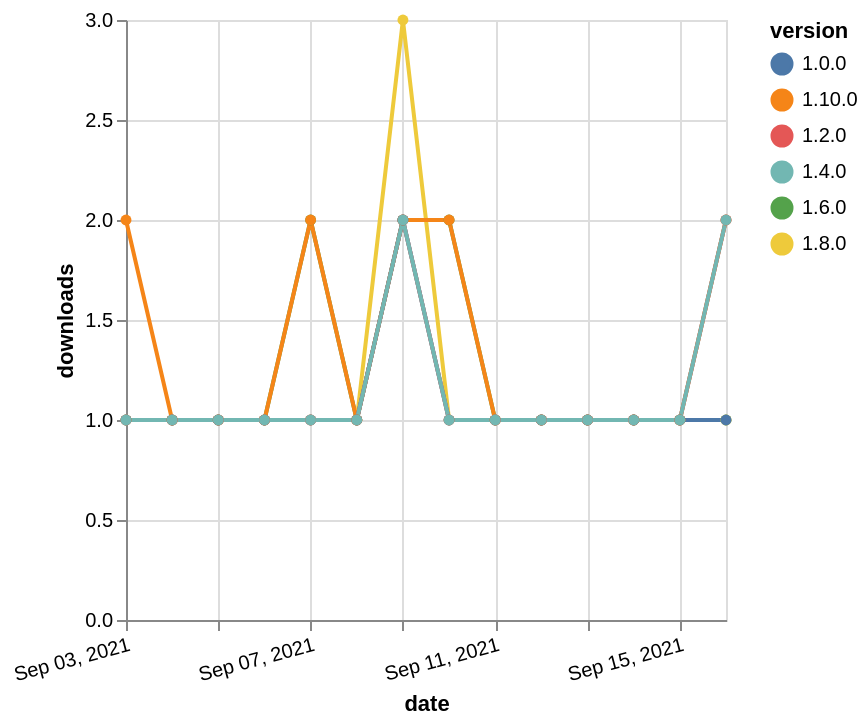

The specification (Vega-Lite) saved for this image:
### Vega-Lite specification from a JSON file in a GitHub repository (floating-point values rounded to 4 significant figures)
{"$schema": "https://vega.github.io/schema/vega-lite/v5.json", "description": "A simple bar chart with embedded data.", "data": {"values": [{"date": "2021-09-03", "total": 197, "delta": 1, "version": "1.6.0"}, {"date": "2021-09-04", "total": 198, "delta": 1, "version": "1.6.0"}, {"date": "2021-09-05", "total": 199, "delta": 1, "version": "1.6.0"}, {"date": "2021-09-06", "total": 200, "delta": 1, "version": "1.6.0"}, {"date": "2021-09-07", "total": 202, "delta": 2, "version": "1.6.0"}, {"date": "2021-09-08", "total": 203, "delta": 1, "version": "1.6.0"}, {"date": "2021-09-09", "total": 205, "delta": 2, "version": "1.6.0"}, {"date": "2021-09-10", "total": 207, "delta": 2, "version": "1.6.0"}, {"date": "2021-09-11", "total": 208, "delta": 1, "version": "1.6.0"}, {"date": "2021-09-12", "total": 209, "delta": 1, "version": "1.6.0"}, {"date": "2021-09-13", "total": 210, "delta": 1, "version": "1.6.0"}, {"date": "2021-09-14", "total": 211, "delta": 1, "version": "1.6.0"}, {"date": "2021-09-15", "total": 212, "delta": 1, "version": "1.6.0"}, {"date": "2021-09-16", "total": 213, "delta": 1, "version": "1.6.0"}, {"date": "2021-09-03", "total": 231, "delta": 1, "version": "1.8.0"}, {"date": "2021-09-04", "total": 232, "delta": 1, "version": "1.8.0"}, {"date": "2021-09-05", "total": 233, "delta": 1, "version": "1.8.0"}, {"date": "2021-09-06", "total": 234, "delta": 1, "version": "1.8.0"}, {"date": "2021-09-07", "total": 235, "delta": 1, "version": "1.8.0"}, {"date": "2021-09-08", "total": 236, "delta": 1, "version": "1.8.0"}, {"date": "2021-09-09", "total": 239, "delta": 3, "version": "1.8.0"}, {"date": "2021-09-10", "total": 240, "delta": 1, "version": "1.8.0"}, {"date": "2021-09-11", "total": 241, "delta": 1, "version": "1.8.0"}, {"date": "2021-09-12", "total": 242, "delta": 1, "version": "1.8.0"}, {"date": "2021-09-13", "total": 243, "delta": 1, "version": "1.8.0"}, {"date": "2021-09-14", "total": 244, "delta": 1, "version": "1.8.0"}, {"date": "2021-09-15", "total": 245, "delta": 1, "version": "1.8.0"}, {"date": "2021-09-16", "total": 246, "delta": 1, "version": "1.8.0"}, {"date": "2021-09-03", "total": 140, "delta": 2, "version": "1.10.0"}, {"date": "2021-09-04", "total": 141, "delta": 1, "version": "1.10.0"}, {"date": "2021-09-05", "total": 142, "delta": 1, "version": "1.10.0"}, {"date": "2021-09-06", "total": 143, "delta": 1, "version": "1.10.0"}, {"date": "2021-09-07", "total": 145, "delta": 2, "version": "1.10.0"}, {"date": "2021-09-08", "total": 146, "delta": 1, "version": "1.10.0"}, {"date": "2021-09-09", "total": 148, "delta": 2, "version": "1.10.0"}, {"date": "2021-09-10", "total": 150, "delta": 2, "version": "1.10.0"}, {"date": "2021-09-11", "total": 151, "delta": 1, "version": "1.10.0"}, {"date": "2021-09-12", "total": 152, "delta": 1, "version": "1.10.0"}, {"date": "2021-09-13", "total": 153, "delta": 1, "version": "1.10.0"}, {"date": "2021-09-14", "total": 154, "delta": 1, "version": "1.10.0"}, {"date": "2021-09-15", "total": 155, "delta": 1, "version": "1.10.0"}, {"date": "2021-09-16", "total": 157, "delta": 2, "version": "1.10.0"}, {"date": "2021-09-03", "total": 274, "delta": 1, "version": "1.0.0"}, {"date": "2021-09-04", "total": 275, "delta": 1, "version": "1.0.0"}, {"date": "2021-09-05", "total": 276, "delta": 1, "version": "1.0.0"}, {"date": "2021-09-06", "total": 277, "delta": 1, "version": "1.0.0"}, {"date": "2021-09-07", "total": 278, "delta": 1, "version": "1.0.0"}, {"date": "2021-09-08", "total": 279, "delta": 1, "version": "1.0.0"}, {"date": "2021-09-09", "total": 281, "delta": 2, "version": "1.0.0"}, {"date": "2021-09-10", "total": 282, "delta": 1, "version": "1.0.0"}, {"date": "2021-09-11", "total": 283, "delta": 1, "version": "1.0.0"}, {"date": "2021-09-12", "total": 284, "delta": 1, "version": "1.0.0"}, {"date": "2021-09-13", "total": 285, "delta": 1, "version": "1.0.0"}, {"date": "2021-09-14", "total": 286, "delta": 1, "version": "1.0.0"}, {"date": "2021-09-15", "total": 287, "delta": 1, "version": "1.0.0"}, {"date": "2021-09-16", "total": 288, "delta": 1, "version": "1.0.0"}, {"date": "2021-09-03", "total": 219, "delta": 1, "version": "1.2.0"}, {"date": "2021-09-04", "total": 220, "delta": 1, "version": "1.2.0"}, {"date": "2021-09-05", "total": 221, "delta": 1, "version": "1.2.0"}, {"date": "2021-09-06", "total": 222, "delta": 1, "version": "1.2.0"}, {"date": "2021-09-07", "total": 223, "delta": 1, "version": "1.2.0"}, {"date": "2021-09-08", "total": 224, "delta": 1, "version": "1.2.0"}, {"date": "2021-09-09", "total": 226, "delta": 2, "version": "1.2.0"}, {"date": "2021-09-10", "total": 227, "delta": 1, "version": "1.2.0"}, {"date": "2021-09-11", "total": 228, "delta": 1, "version": "1.2.0"}, {"date": "2021-09-12", "total": 229, "delta": 1, "version": "1.2.0"}, {"date": "2021-09-13", "total": 230, "delta": 1, "version": "1.2.0"}, {"date": "2021-09-14", "total": 231, "delta": 1, "version": "1.2.0"}, {"date": "2021-09-15", "total": 232, "delta": 1, "version": "1.2.0"}, {"date": "2021-09-16", "total": 234, "delta": 2, "version": "1.2.0"}, {"date": "2021-09-03", "total": 210, "delta": 1, "version": "1.4.0"}, {"date": "2021-09-04", "total": 211, "delta": 1, "version": "1.4.0"}, {"date": "2021-09-05", "total": 212, "delta": 1, "version": "1.4.0"}, {"date": "2021-09-06", "total": 213, "delta": 1, "version": "1.4.0"}, {"date": "2021-09-07", "total": 214, "delta": 1, "version": "1.4.0"}, {"date": "2021-09-08", "total": 215, "delta": 1, "version": "1.4.0"}, {"date": "2021-09-09", "total": 217, "delta": 2, "version": "1.4.0"}, {"date": "2021-09-10", "total": 218, "delta": 1, "version": "1.4.0"}, {"date": "2021-09-11", "total": 219, "delta": 1, "version": "1.4.0"}, {"date": "2021-09-12", "total": 220, "delta": 1, "version": "1.4.0"}, {"date": "2021-09-13", "total": 221, "delta": 1, "version": "1.4.0"}, {"date": "2021-09-14", "total": 222, "delta": 1, "version": "1.4.0"}, {"date": "2021-09-15", "total": 223, "delta": 1, "version": "1.4.0"}, {"date": "2021-09-16", "total": 225, "delta": 2, "version": "1.4.0"}]}, "width": "container", "mark": {"type": "line", "point": {"filled": true}}, "encoding": {"x": {"field": "date", "type": "temporal", "timeUnit": "yearmonthdate", "title": "date", "axis": {"labelAngle": -15}}, "y": {"field": "delta", "type": "quantitative", "title": "downloads"}, "color": {"field": "version", "type": "nominal"}, "tooltip": {"field": "delta"}}}
